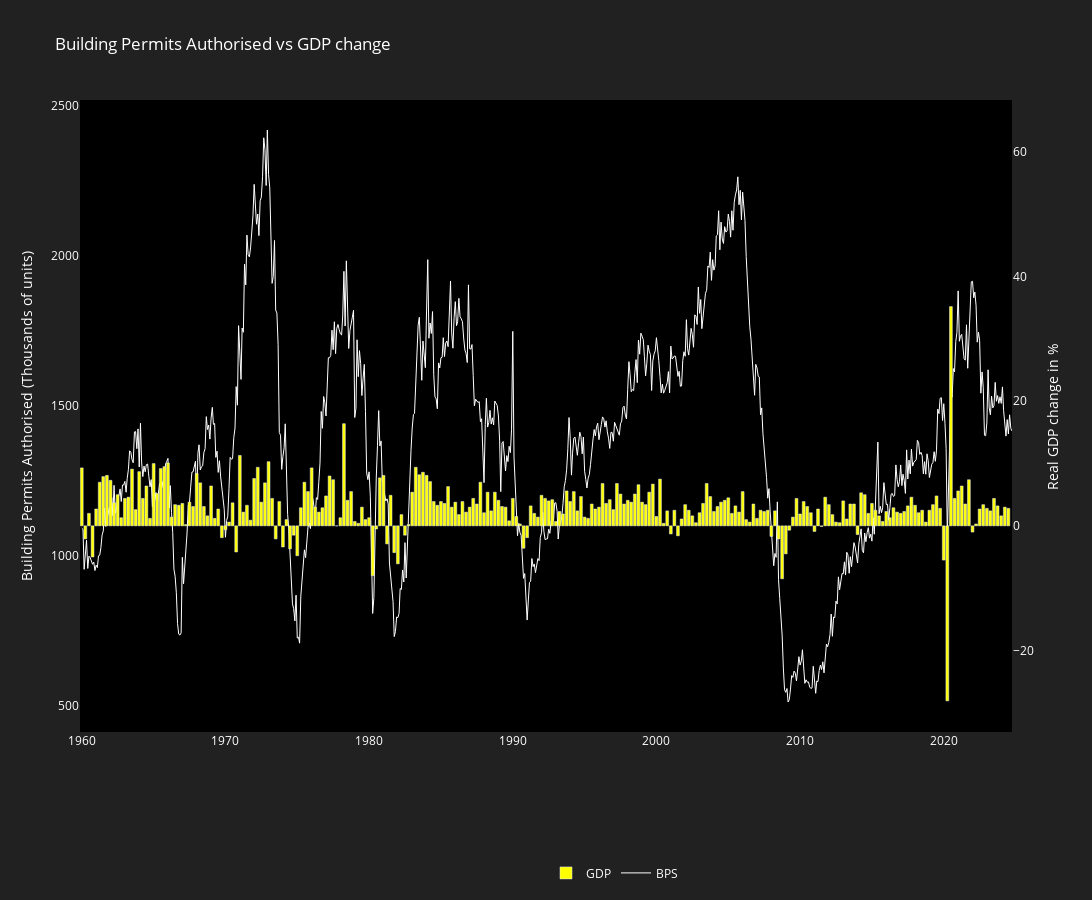

The notebook cell this image was saved under:
### Code cell
fig = go.Figure()

filtered_gdp_df = GDP_df[GDP_df.index >= BPS_df.index[0]]

fig.add_trace(go.Bar(
    x=filtered_gdp_df.index,
    y=filtered_gdp_df['GDP'],
    name='GDP',
    marker=dict(color='yellow'),
    yaxis="y2"  
))

fig.add_trace(go.Scatter(
    x=BPS_df.index,
    y=BPS_df["Value"],
    name='BPS',
    # fill='tonexty',
    # fillcolor='rgba(0, 0, 255, 0.9)',
    line=dict(color='white', width=1),
))

# ------------------------------------------------------------------------
level_a = 1100  # Level on left y-axis
level_b = 0  # Matching level on right y-axis

# Define the ranges for each axis
range_left = [BPS_df["Value"].min() - 100, BPS_df["Value"].max() + 100]  # Min and max for right y-axis (to be adjusted)
range_right = [filtered_gdp_df['GDP'].min() - 5, filtered_gdp_df['GDP'].max() + 5]  # Min and max for left y-axis

# Calculate scaling factor to align levels
proportion = (level_a - range_left[0]) / (range_left[1] - range_left[0])  # Position of level_a
range_right[1] = range_right[0] + (level_b - range_right[0]) / proportion  # Adjust right range
# ------------------------------------------------------------------------

fig.update_layout(
    title=dict(text='Building Permits Authorised vs GDP change'),
    width=1400,
    height=900,
    plot_bgcolor="black",
    paper_bgcolor="#212121",
    font=dict(color="white"),
    hovermode="x unified",
    yaxis=dict(title="Building Permits Authorised (Thousands of units)", exponentformat="none", range=range_left, showgrid=False),
    yaxis2=dict(title="Real GDP change in %", overlaying="y", side="right", range=range_right, showgrid=False, zeroline=False),
    barmode="group",
    legend=dict(x=0.5, y=-0.2, orientation="h"),
    xaxis=dict(showgrid=False),
)

fig.show()

### Figure 1 — Plotly figure (JSON) as saved in the notebook; plotly's stock layout.template omitted (floating-point values rounded to 4 significant figures; data arrays with more than 128 entries replaced by an {"elided": "..."} marker saying what was removed)
{"data": [{"marker": {"color": "yellow"}, "name": "GDP", "type": "bar", "x": {"elided": "259 str values"}, "y": {"elided": "259 float values"}, "yaxis": "y2"}, {"line": {"color": "white", "width": 1}, "name": "BPS", "type": "scatter", "x": {"elided": "778 str values"}, "y": {"elided": "778 int values"}}], "layout": {"barmode": "group", "font": {"color": "white"}, "height": 900, "hovermode": "x unified", "legend": {"orientation": "h", "x": 0.5, "y": -0.2}, "paper_bgcolor": "#212121", "plot_bgcolor": "black", "title": {"text": "Building Permits Authorised vs GDP change"}, "width": 1400, "xaxis": {"showgrid": false}, "yaxis": {"exponentformat": "none", "range": [413, 2519], "showgrid": false, "title": {"text": "Building Permits Authorised (Thousands of units)"}}, "yaxis2": {"overlaying": "y", "range": [-33.1, 68.37], "showgrid": false, "side": "right", "title": {"text": "Real GDP change in %"}, "zeroline": false}}}
